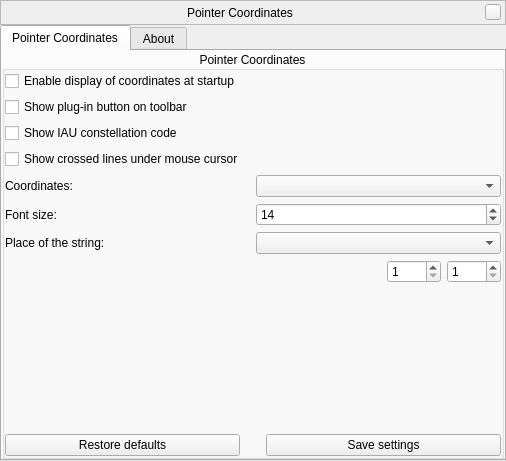
<?xml version="1.0" encoding="UTF-8"?>
<ui version="4.0">
 <class>pointerCoordinatesWindowForm</class>
 <widget class="QWidget" name="pointerCoordinatesWindowForm">
  <property name="geometry">
   <rect>
    <x>0</x>
    <y>0</y>
    <width>506</width>
    <height>461</height>
   </rect>
  </property>
  <layout class="QVBoxLayout" name="verticalLayout">
   <property name="spacing">
    <number>0</number>
   </property>
   <property name="leftMargin">
    <number>0</number>
   </property>
   <property name="topMargin">
    <number>0</number>
   </property>
   <property name="rightMargin">
    <number>0</number>
   </property>
   <property name="bottomMargin">
    <number>0</number>
   </property>
   <item>
    <widget class="BarFrame" name="TitleBar">
     <property name="sizePolicy">
      <sizepolicy hsizetype="Expanding" vsizetype="Minimum">
       <horstretch>0</horstretch>
       <verstretch>0</verstretch>
      </sizepolicy>
     </property>
     <property name="minimumSize">
      <size>
       <width>0</width>
       <height>25</height>
      </size>
     </property>
     <property name="maximumSize">
      <size>
       <width>16777215</width>
       <height>30</height>
      </size>
     </property>
     <property name="focusPolicy">
      <enum>Qt::NoFocus</enum>
     </property>
     <property name="autoFillBackground">
      <bool>false</bool>
     </property>
     <property name="frameShape">
      <enum>QFrame::StyledPanel</enum>
     </property>
     <layout class="QHBoxLayout">
      <property name="spacing">
       <number>6</number>
      </property>
      <property name="leftMargin">
       <number>0</number>
      </property>
      <property name="topMargin">
       <number>0</number>
      </property>
      <property name="rightMargin">
       <number>4</number>
      </property>
      <property name="bottomMargin">
       <number>0</number>
      </property>
      <item>
       <spacer name="leftSpacer">
        <property name="orientation">
         <enum>Qt::Horizontal</enum>
        </property>
        <property name="sizeHint" stdset="0">
         <size>
          <width>40</width>
          <height>20</height>
         </size>
        </property>
       </spacer>
      </item>
      <item>
       <widget class="QLabel" name="stelWindowTitle">
        <property name="text">
         <string>Pointer Coordinates</string>
        </property>
       </widget>
      </item>
      <item>
       <spacer name="rightSpacer">
        <property name="orientation">
         <enum>Qt::Horizontal</enum>
        </property>
        <property name="sizeHint" stdset="0">
         <size>
          <width>40</width>
          <height>20</height>
         </size>
        </property>
       </spacer>
      </item>
      <item>
       <widget class="QPushButton" name="closeStelWindow">
        <property name="minimumSize">
         <size>
          <width>16</width>
          <height>16</height>
         </size>
        </property>
        <property name="maximumSize">
         <size>
          <width>16</width>
          <height>16</height>
         </size>
        </property>
        <property name="focusPolicy">
         <enum>Qt::NoFocus</enum>
        </property>
        <property name="text">
         <string/>
        </property>
       </widget>
      </item>
     </layout>
    </widget>
   </item>
   <item>
    <widget class="QTabWidget" name="tabWidget">
     <property name="currentIndex">
      <number>0</number>
     </property>
     <widget class="QWidget" name="tabCoordinates">
      <attribute name="title">
       <string>Pointer Coordinates</string>
      </attribute>
      <layout class="QVBoxLayout" name="verticalLayoutTimeZone">
       <property name="spacing">
        <number>0</number>
       </property>
       <property name="leftMargin">
        <number>0</number>
       </property>
       <property name="topMargin">
        <number>0</number>
       </property>
       <property name="rightMargin">
        <number>0</number>
       </property>
       <property name="bottomMargin">
        <number>0</number>
       </property>
       <item>
        <widget class="QGroupBox" name="groupBoxCoordinates">
         <property name="minimumSize">
          <size>
           <width>0</width>
           <height>400</height>
          </size>
         </property>
         <property name="title">
          <string>Pointer Coordinates</string>
         </property>
         <property name="alignment">
          <set>Qt::AlignCenter</set>
         </property>
         <layout class="QVBoxLayout" name="verticalLayout_2">
          <property name="leftMargin">
           <number>0</number>
          </property>
          <property name="topMargin">
           <number>0</number>
          </property>
          <property name="rightMargin">
           <number>0</number>
          </property>
          <property name="bottomMargin">
           <number>0</number>
          </property>
          <item>
           <widget class="QCheckBox" name="checkBoxEnableAtStartup">
            <property name="text">
             <string>Enable display of coordinates at startup</string>
            </property>
           </widget>
          </item>
          <item>
           <widget class="QCheckBox" name="checkBoxShowButton">
            <property name="text">
             <string>Show plug-in button on toolbar</string>
            </property>
           </widget>
          </item>
          <item>
           <widget class="QCheckBox" name="checkBoxConstellation">
            <property name="toolTip">
             <string>3-letter IAU constellation abbreviation</string>
            </property>
            <property name="text">
             <string>Show IAU constellation code</string>
            </property>
           </widget>
          </item>
          <item>
           <widget class="QCheckBox" name="checkBoxCrossedLines">
            <property name="text">
             <string>Show crossed lines under mouse cursor</string>
            </property>
           </widget>
          </item>
          <item>
           <layout class="QHBoxLayout" name="horizontalLayout_4">
            <item>
             <widget class="QLabel" name="labelCoordinateSystem">
              <property name="toolTip">
               <string>Which coordinate system will be used for displaying</string>
              </property>
              <property name="text">
               <string>Coordinates:</string>
              </property>
             </widget>
            </item>
            <item>
             <widget class="QComboBox" name="coordinateSystemComboBox">
              <property name="editable">
               <bool>false</bool>
              </property>
              <property name="insertPolicy">
               <enum>QComboBox::NoInsert</enum>
              </property>
             </widget>
            </item>
           </layout>
          </item>
          <item>
           <layout class="QHBoxLayout" name="horizontalLayout">
            <item>
             <widget class="QLabel" name="labelFontSize">
              <property name="text">
               <string>Font size:</string>
              </property>
             </widget>
            </item>
            <item>
             <widget class="QSpinBox" name="spinBoxFontSize">
              <property name="minimum">
               <number>10</number>
              </property>
              <property name="maximum">
               <number>50</number>
              </property>
              <property name="value">
               <number>14</number>
              </property>
             </widget>
            </item>
           </layout>
          </item>
          <item>
           <layout class="QHBoxLayout" name="horizontalLayout_3">
            <item>
             <widget class="QLabel" name="placeLabel">
              <property name="toolTip">
               <string>Place of the string with coordinates of the mouse pointer</string>
              </property>
              <property name="text">
               <string>Place of the string:</string>
              </property>
             </widget>
            </item>
            <item>
             <widget class="QComboBox" name="placeComboBox">
              <property name="editable">
               <bool>false</bool>
              </property>
              <property name="insertPolicy">
               <enum>QComboBox::NoInsert</enum>
              </property>
              <property name="sizeAdjustPolicy">
               <enum>QComboBox::AdjustToContents</enum>
              </property>
             </widget>
            </item>
           </layout>
          </item>
          <item>
           <layout class="QHBoxLayout" name="horizontalLayoutCustomCoords">
            <item>
             <spacer name="horizontalSpacer">
              <property name="orientation">
               <enum>Qt::Horizontal</enum>
              </property>
              <property name="sizeHint" stdset="0">
               <size>
                <width>40</width>
                <height>20</height>
               </size>
              </property>
             </spacer>
            </item>
            <item>
             <widget class="QLabel" name="labelCustomCoords">
              <property name="enabled">
               <bool>true</bool>
              </property>
             </widget>
            </item>
            <item>
             <widget class="QSpinBox" name="spinBoxX">
              <property name="enabled">
               <bool>true</bool>
              </property>
              <property name="toolTip">
               <string>Coordinate X</string>
              </property>
              <property name="specialValueText">
               <string/>
              </property>
              <property name="minimum">
               <number>1</number>
              </property>
              <property name="maximum">
               <number>9999</number>
              </property>
             </widget>
            </item>
            <item>
             <widget class="QSpinBox" name="spinBoxY">
              <property name="enabled">
               <bool>true</bool>
              </property>
              <property name="toolTip">
               <string>Coordinate Y</string>
              </property>
              <property name="specialValueText">
               <string/>
              </property>
              <property name="minimum">
               <number>1</number>
              </property>
              <property name="maximum">
               <number>9999</number>
              </property>
             </widget>
            </item>
           </layout>
          </item>
          <item>
           <spacer name="verticalSpacer">
            <property name="orientation">
             <enum>Qt::Vertical</enum>
            </property>
            <property name="sizeHint" stdset="0">
             <size>
              <width>20</width>
              <height>40</height>
             </size>
            </property>
           </spacer>
          </item>
          <item>
           <layout class="QHBoxLayout" name="horizontalLayout_2">
            <item>
             <widget class="QPushButton" name="pushButtonReset">
              <property name="text">
               <string>Restore defaults</string>
              </property>
             </widget>
            </item>
            <item>
             <spacer name="horizontalSpacer_2">
              <property name="orientation">
               <enum>Qt::Horizontal</enum>
              </property>
              <property name="sizeType">
               <enum>QSizePolicy::Fixed</enum>
              </property>
              <property name="sizeHint" stdset="0">
               <size>
                <width>20</width>
                <height>20</height>
               </size>
              </property>
             </spacer>
            </item>
            <item>
             <widget class="QPushButton" name="pushButtonSave">
              <property name="text">
               <string>Save settings</string>
              </property>
             </widget>
            </item>
           </layout>
          </item>
         </layout>
        </widget>
       </item>
      </layout>
     </widget>
     <widget class="QWidget" name="tabAbout">
      <attribute name="title">
       <string comment="tab in plugin windows">About</string>
      </attribute>
      <layout class="QVBoxLayout" name="verticalLayout_3">
       <item>
        <widget class="QTextBrowser" name="aboutTextBrowser"/>
       </item>
      </layout>
     </widget>
    </widget>
   </item>
  </layout>
 </widget>
 <customwidgets>
  <customwidget>
   <class>BarFrame</class>
   <extends>QFrame</extends>
   <header>Dialog.hpp</header>
   <container>1</container>
  </customwidget>
 </customwidgets>
 <tabstops>
  <tabstop>tabWidget</tabstop>
 </tabstops>
 <resources/>
 <connections/>
</ui>
